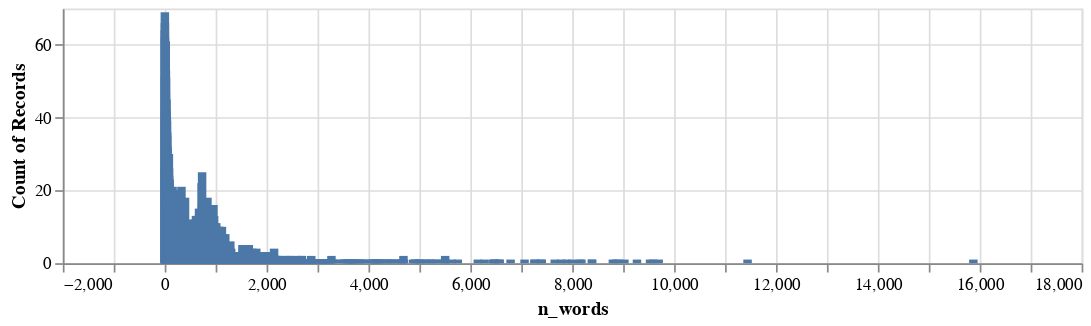

The cell this chart's notebook holds for it:
### Code cell
alt.Chart(nwords).mark_bar().encode(
    x=alt.X("n_words:Q"),
    y='count():Q',
).properties(width=600, height=150)

### Figure 1 — Vega-Lite specification as saved in the notebook (floating-point values rounded to 4 significant figures; data arrays with more than 128 entries replaced by an {"elided": "..."} marker saying what was removed)
{"config": {"view": {"continuousWidth": 300, "continuousHeight": 300}}, "data": {"name": "data-f69091cb6790986350cb25f756ad86fd"}, "mark": {"type": "bar"}, "encoding": {"x": {"field": "n_words", "type": "quantitative"}, "y": {"aggregate": "count", "type": "quantitative"}}, "height": 150, "width": 600, "$schema": "https://vega.github.io/schema/vega-lite/v5.6.1.json", "datasets": {"data-f69091cb6790986350cb25f756ad86fd": {"elided": "12084 records"}}}
